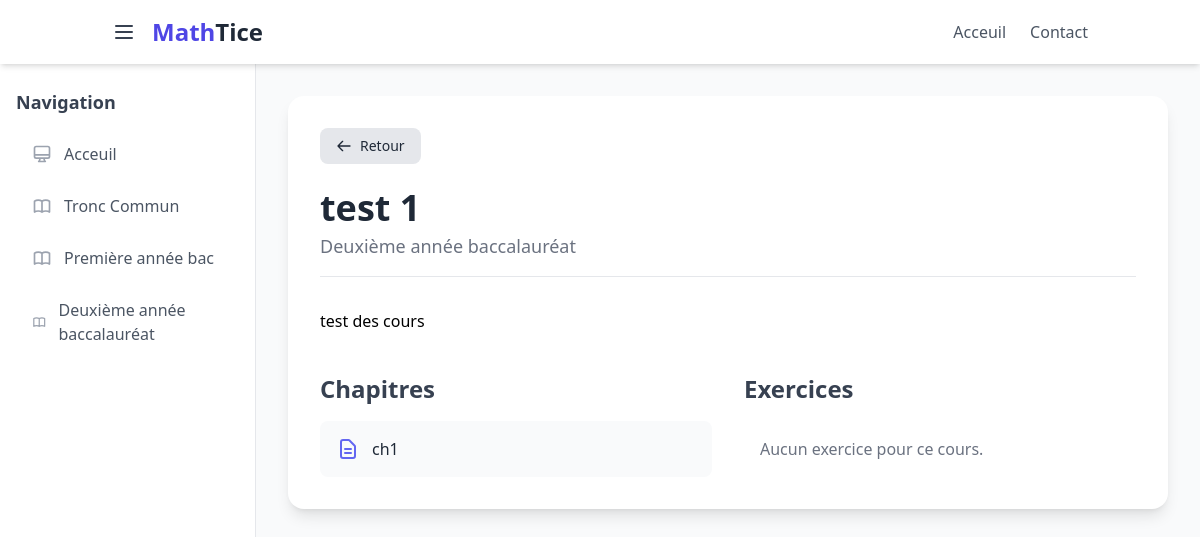
The page /courses/1/ on the database as committed earlier.
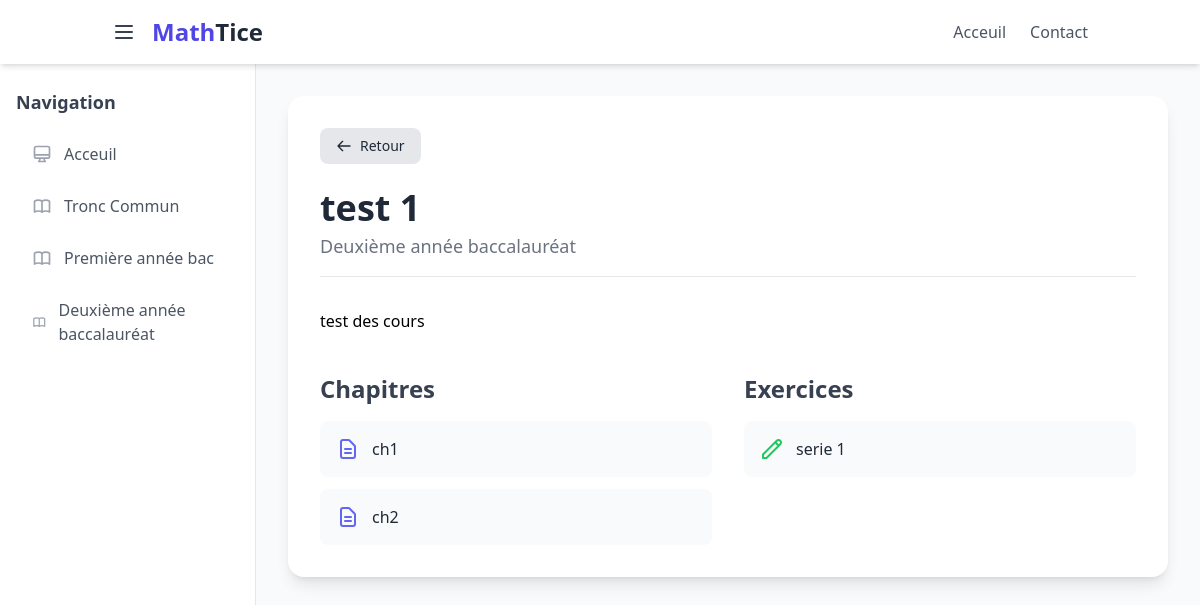
The same page on the database as committed later.
### courses/models.py (models this page shows, shortened)
class SchoolLevel(models.Model):
    name = models.CharField(max_length=100)

class Chapter(models.Model):
    title = models.CharField(max_length=200)
    course = models.ForeignKey(Course, on_delete=models.CASCADE)
    pdf_file = models.FileField(upload_to='chapters/', blank=True, null=True)

class Exercise(models.Model):
    title = models.CharField(max_length=200)
    pdf_file = models.FileField(upload_to='exercises/', blank=True, null=True)
    chapter = models.ForeignKey(Chapter, on_delete=models.CASCADE)

### courses/views.py (the view)
# urls.py: path('<int:pk>/', views.course_detail, name='course_detail'),
def course_detail(request, pk):
    course = get_object_or_404(Course, pk=pk)
    chapters = course.chapter_set.all()
    exercises = Exercise.objects.filter(chapter__course=course)
    context = {
        'course': course,
        'chapters': chapters,
        'exercises': exercises,
    }
    return render(request, 'courses/course_detail.html', context)

### courses/context_processors.py (called while the page is built)
def all_levels(request):
    return {
        'all_levels': SchoolLevel.objects.all()
    }

### webstudy/templates/courses/course_detail.html (shortened to what this page needs)
{% extends 'base.html' %}
{% block content %}
<div class="bg-white p-6 md:p-8 rounded-2xl shadow-lg">
    <button onclick="history.back()" class="mb-6 inline-flex items-center px-4 py-2 bg-gray-200 text-gray-800 text-sm font-medium rounded-lg hover:bg-gray-300 transition-colors duration-300">
                    <svg class="w-4 h-4 mr-2" fill="none" stroke="currentColor" viewBox="0 0 24 24" xmlns="http://www.w3.org/2000/svg"><path stroke-linecap="round" stroke-linejoin="round" stroke-width="2" d="M10 19l-7-7m0 0l7-7m-7 7h18"></path></svg>
                    Retour
                </button>
    <div class="mb-8 border-b pb-4">
        <h1 class="text-4xl font-bold text-gray-800">{{ course.title }}</h1>
        <p class="text-lg text-gray-500 mt-1">{{ course.level.name }}</p>
    </div>
    <div class="prose max-w-none mb-10">
        <p>{{ course.description }}</p>
    </div>
    <div class="grid grid-cols-1 lg:grid-cols-2 gap-8">
        <div class="lg:col-span-1">
            <h2 class="text-2xl font-semibold text-gray-700 mb-4">Chapitres</h2>
            <div class="space-y-3">
                {% for chapter in chapters %}
                <a href="{% url 'chapter_detail' chapter.pk %}" class="block p-4 bg-gray-50 rounded-lg hover:bg-indigo-100 transition duration-300">
                    <div class="flex items-center">
                        <span class="font-medium text-gray-800">{{ chapter.title }}</span>
                    </div>
                </a>
                {% empty %}
                <p class="text-gray-500 p-4">Aucun chapitre pour ce cours.</p>
                {% endfor %}
            </div>
        </div>
<div class="lg:col-span-1">
    <h2 class="text-2xl font-semibold text-gray-700 mb-4">Exercices</h2>
    <div class="space-y-3">
        {% for exercise in exercises %}
        <a href="{% url 'exercise_detail' exercise.pk %}" class="block p-4 bg-gray-50 rounded-lg hover:bg-indigo-100 transition duration-300">
            <div class="flex items-center">
                 <svg class="w-6 h-6 mr-3 text-green-500" fill="none" stroke="currentColor" viewBox="0 0 24 24" xmlns="http://www.w3.org/2000/svg"><path stroke-linecap="round" stroke-linejoin="round" stroke-width="2" d="M15.232 5.232l3.536 3.536m-2.036-5.036a2.5 2.5 0 113.536 3.536L6.5 21.036H3v-3.572L16.732 3.732z"></path></svg>
                <span class="font-medium text-gray-800">{{ exercise.title }}</span>
            </div>
        </a>
        {% empty %}
        <p class="text-gray-500 p-4">Aucun exercice pour ce cours.</p>
        {% endfor %}
    </div>
</div>
    </div>
</div>
{% endblock %}

### webstudy/templates/base.html (shortened to what this page needs)
<!DOCTYPE html>
<html lang="en">
<head>
    <script src="https://cdn.tailwindcss.com"></script>
</head>
<body class="bg-gray-50 font-sans">
    <div class="flex flex-col h-screen">
        <header class="bg-white shadow-md z-30">
            <div class="container mx-auto px-6 py-4 flex justify-between items-center">
                <div class="flex items-center space-x-4">
                    <button id="sidebar-toggle" class="text-gray-700 hover:text-indigo-600 focus:outline-none">
                        <svg class="w-6 h-6" fill="none" stroke="currentColor" viewBox="0 0 24 24" xmlns="http://www.w3.org/2000/svg"><path stroke-linecap="round" stroke-linejoin="round" stroke-width="2" d="M4 6h16M4 12h16M4 18h16"></path></svg>
                    </button>
                    <a href="/" class="text-2xl font-bold text-gray-800">
                        <span class="text-indigo-600">Math</span>Tice
                    </a>
                </div>
                <nav class="hidden md:flex items-center space-x-6">
                    <a href="/" class="text-gray-600 hover:text-indigo-600 transition">Acceuil</a>
                    <a href="{% url 'contact' %}" class="text-gray-600 hover:text-indigo-600 transition">Contact</a>
                </nav>
            </div>
        </header>
        <div class="flex flex-1 overflow-hidden">
            <aside id="sidebar" class="w-64 bg-white shadow-lg flex-shrink-0 transform -translate-x-full transition-transform duration-300 ease-in-out z-20 md:translate-x-0 md:shadow-none md:border-r">
                <div class="py-6 px-4">
                    <h2 class="text-lg font-semibold text-gray-700 mb-4">Navigation</h2>
                    <nav class="space-y-2">
                        <a href="{% url 'article_list' %}" class="flex items-center px-4 py-2.5 text-gray-600 rounded-lg hover:bg-indigo-50 hover:text-indigo-700 transition group">
                            Acceuil
                        </a>
            {% for level in all_levels %}
            <a href="{% url 'courses_by_level' level.id %}" class="flex items-center p-2 px-4 py-2.5 text-gray-600 rounded-lg hover:bg-indigo-50 hover:text-indigo-700 transition group">
                {{ level.name }}
            </a>
            {% endfor %}
                    </nav>
                </div>
            </aside>
            <main class="flex-1 p-6 lg:p-8 overflow-y-auto">
                {% block content %}{% endblock %}
            </main>
        </div>
    </div>
</body>
</html>

Rows that differ between the two databases and show on the page:
added Chapter: title "ch2"
added Exercise: title "serie 1"
Other text that changed with them:
text no longer shown: "Aucun exercice pour ce cours."
